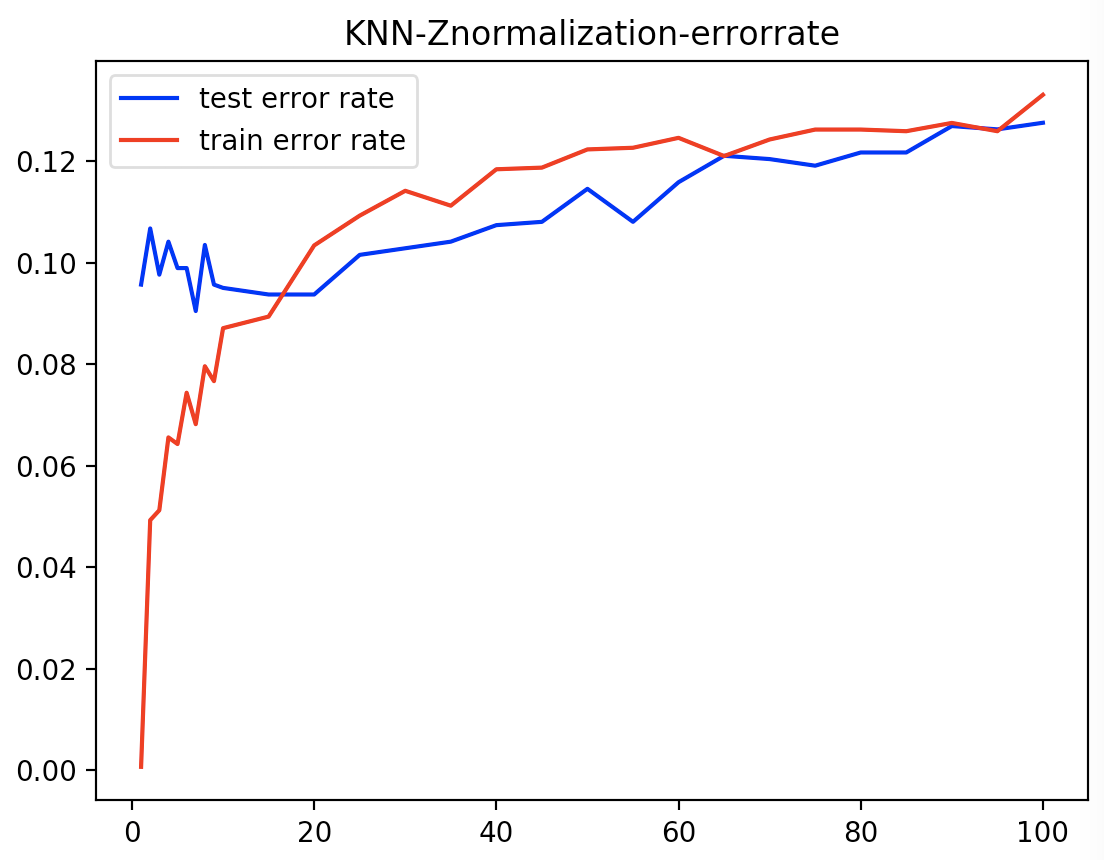

Here is the Python script that generated this plot:
import numpy as np
from scipy import io
import matplotlib.pyplot as plt
from sklearn import preprocessing

mat = io.loadmat('spamData.mat')# <class 'dict'>
Xtrain=mat['Xtrain'] #feature  (3065, 57)
ytrain=mat['ytrain'] #<class 'numpy.ndarray'> (3065, 1)

Xtest=mat['Xtest']   #ndarray like list. (1536, 57)
ytest=mat['ytest']	#label   (1536, 1)

ZXtrain=preprocessing.scale(Xtrain)  #Z-normalization
ZXtest=preprocessing.scale(Xtest)  #将数据按期属性（按列axis=0(default),行axis=1）减去其均值，并处以其方差。

distance=np.zeros(shape=[1536,3065])
for rowtest in range(1536):
	for rowtrain in range(3065):
		d=(ZXtest[rowtest,:]-ZXtrain[rowtrain,:])**2
		distance[rowtest,rowtrain]=np.sqrt(sum(d))

K_list=list(range(1,10))+list(range(10,101,5))

errorrate_ZXtest=np.zeros(len(K_list))
error_column=0

for k in K_list:
	Ytest=np.zeros(shape=[1536,k])
	for row in range(1536):
		index=np.argsort(distance[row,:])
		for i in range(k):
			Ytest[row,i]=ytrain[index[i],0]

	ZXtest_p1=np.zeros(1536)
	ZXtest_p0=np.zeros(1536)
	for row in range(1536):
		counter=0
		for i in range(k):
			if Ytest[row,i]==1:
				counter+=1

		ZXtest_p1[row]=counter/k
		ZXtest_p0[row]=1-counter/k

	ZYtest=np.zeros(1536)
	for row in range(1536):
		if ZXtest_p1[row]>ZXtest_p0[row]:
			ZYtest[row]=1

	errorcounter=0
	for row in range(1536):
		if ZYtest[row]!=ytest[row]:
			errorcounter+=1
	errorrate_ZXtest[error_column]=errorcounter/1536

	if k==1: #0.095703125
		print(errorrate_ZXtest[error_column])

	if k==10: #0.0950520833333
		print(errorrate_ZXtest[error_column])

	if k==100:#0.127604166667
		print(errorrate_ZXtest[error_column])
	error_column+=1

plt.figure(1)
plt.plot(K_list,errorrate_ZXtest.T,color='b',label='test error rate')

#===========For train error=================%%

distance=np.zeros(shape=[3065,3065])
for rowtest in range(3065):
	for rowtrain in range(3065):
		d=(ZXtrain[rowtest,:]-ZXtrain[rowtrain,:])**2
		distance[rowtest,rowtrain]=np.sqrt(sum(d))

errorrate_ZXtrain=np.zeros(len(K_list))
error_column=0

for k in K_list:
	Ytrain=np.zeros(shape=[3065,k])
	for row in range(3065):
		index=np.argsort(distance[row,:])
		for i in range(k):
			Ytrain[row,i]=ytrain[index[i],0]

	Ztrain_p1=np.zeros(3065)
	Ztrain_p0=np.zeros(3065)
	for row in range(3065):
		counter=0
		for i in range(k):
			if Ytrain[row,i]==1:
				counter+=1

		Ztrain_p1[row]=counter/k
		Ztrain_p0[row]=1-counter/k

	ZYrain=np.zeros(3065)
	for row in range(3065):
		if Ztrain_p1[row]>Ztrain_p0[row]:
			ZYrain[row]=1

	errorcounter=0
	for row in range(3065):
		if ZYrain[row]!=ytrain[row]:
			errorcounter+=1
	errorrate_ZXtrain[error_column]=errorcounter/3065

	if k==1:#0.000652528548124
		print(errorrate_ZXtrain[error_column])

	if k==10: #0.0871125611746
		print(errorrate_ZXtrain[error_column])

	if k==100:#0.133115823817
		print(errorrate_ZXtrain[error_column])
	error_column+=1
plt.figure(1)
plt.plot(K_list,errorrate_ZXtrain,color='r',label='train error rate')
plt.title('KNN-Znormalization-errorrate')
plt.legend(loc=0)
plt.show()
